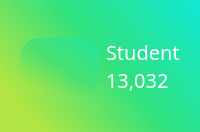
       <widget class="QFrame" name="student">
        <property name="maximumSize">
         <size>
          <width>320</width>
          <height>155</height>
         </size>
        </property>
        <property name="styleSheet">
         <string notr="true">background-color: rgb(255,255,255);
border-radius: 40px;
background-color: qlineargradient(spread:pad, x1:1, y1:0.062, x2:0, y2:0.625, stop:0 rgba(19, 232, 208, 255), stop:0.517413 rgba(48, 225, 126, 255), stop:0.995025 rgba(177, 229, 67, 255))</string>
        </property>
        <property name="frameShape">
         <enum>QFrame::StyledPanel</enum>
        </property>
        <property name="frameShadow">
         <enum>QFrame::Raised</enum>
        </property>
        <layout class="QGridLayout" name="gridLayout_5" columnstretch="1,0,0">
         <property name="sizeConstraint">
          <enum>QLayout::SetMinimumSize</enum>
         </property>
         <property name="leftMargin">
          <number>20</number>
         </property>
         <property name="topMargin">
          <number>38</number>
         </property>
         <property name="rightMargin">
          <number>20</number>
         </property>
         <property name="bottomMargin">
          <number>38</number>
         </property>
         <item row="0" column="2">
          <widget class="QFrame" name="frame_7">
           <property name="maximumSize">
            <size>
             <width>183</width>
             <height>90</height>
            </size>
           </property>
           <property name="styleSheet">
            <string notr="true">background-color: none;</string>
           </property>
           <property name="frameShape">
            <enum>QFrame::StyledPanel</enum>
           </property>
           <property name="frameShadow">
            <enum>QFrame::Raised</enum>
           </property>
           <layout class="QGridLayout" name="gridLayout_6">
            <property name="leftMargin">
             <number>0</number>
            </property>
            <property name="topMargin">
             <number>0</number>
            </property>
            <property name="rightMargin">
             <number>0</number>
            </property>
            <property name="bottomMargin">
             <number>0</number>
            </property>
            <property name="spacing">
             <number>0</number>
            </property>
            <item row="1" column="0">
             <widget class="QLabel" name="label_4">
              <property name="font">
               <font>
                <family>Arial Rounded MT Bold</family>
                <pointsize>15</pointsize>
                <weight>50</weight>
                <bold>false</bold>
               </font>
              </property>
              <property name="styleSheet">
               <string notr="true">background-color: qlineargradient(spread:pad, x1:0, y1:0, x2:1, y2:1, stop:0 rgba(0, 0, 0, 0), stop:1 rgba(255, 255, 255, 0));
color: white;</string>
              </property>
              <property name="text">
               <string>Student</string>
              </property>
             </widget>
            </item>
            <item row="2" column="0">
             <widget class="QLabel" name="label_7">
              <property name="font">
               <font>
                <family>Arial Rounded MT Bold</family>
                <pointsize>15</pointsize>
                <weight>50</weight>
                <bold>false</bold>
               </font>
              </property>
              <property name="styleSheet">
               <string notr="true">background-color: qlineargradient(spread:pad, x1:0, y1:0, x2:1, y2:1, stop:0 rgba(0, 0, 0, 0), stop:1 rgba(255, 255, 255, 0));
color: white;</string>
              </property>
              <property name="text">
               <string>13,032</string>
              </property>
             </widget>
            </item>
           </layout>
          </widget>
         </item>
         <item row="0" column="0">
          <widget class="QFrame" name="frame_2">
           <property name="maximumSize">
            <size>
             <width>90</width>
             <height>90</height>
            </size>
           </property>
           <property name="styleSheet">
            <string notr="true">background-color: qlineargradient(spread:pad, x1:0, y1:1, x2:1, y2:0, stop:0 rgba(189, 229, 61, 255), stop:0.497512 rgba(72, 225, 114, 255), stop:1 rgba(36, 228, 159, 255));
border-radius: 20px;
</string>
           </property>
           <property name="frameShape">
            <enum>QFrame::StyledPanel</enum>
           </property>
           <property name="frameShadow">
            <enum>QFrame::Raised</enum>
           </property>
           <layout class="QGridLayout" name="gridLayout_56">
            <item row="0" column="0">
             <widget class="QLabel" name="label_19">
              <property name="styleSheet">
               <string notr="true">background-color: none;
image: url(:/logo/image/student.png);</string>
              </property>
              <property name="text">
               <string/>
              </property>
             </widget>
            </item>
           </layout>
          </widget>
         </item>
        </layout>
       </widget>
